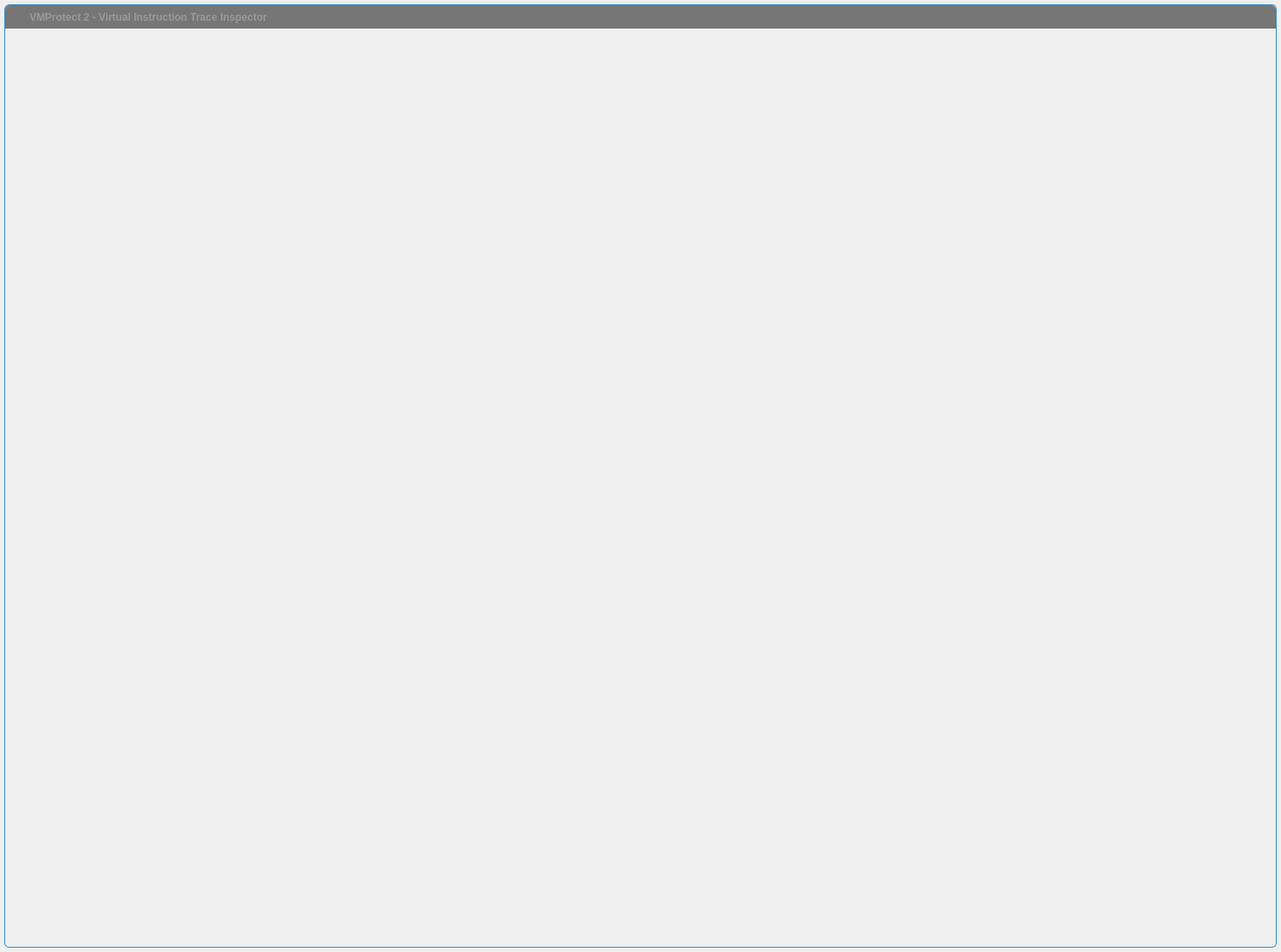
<?xml version="1.0" encoding="UTF-8"?>
<ui version="4.0">
 <class>FramelessWindow</class>
 <widget class="QWidget" name="FramelessWindow">
  <property name="geometry">
   <rect>
    <x>0</x>
    <y>0</y>
    <width>1479</width>
    <height>1099</height>
   </rect>
  </property>
  <property name="windowTitle">
   <string/>
  </property>
  <property name="autoFillBackground">
   <bool>false</bool>
  </property>
  <layout class="QVBoxLayout" name="verticalLayout_2">
   <property name="spacing">
    <number>0</number>
   </property>
   <property name="leftMargin">
    <number>5</number>
   </property>
   <property name="topMargin">
    <number>5</number>
   </property>
   <property name="rightMargin">
    <number>5</number>
   </property>
   <property name="bottomMargin">
    <number>5</number>
   </property>
   <item>
    <widget class="QWidget" name="windowFrame" native="true">
     <property name="autoFillBackground">
      <bool>false</bool>
     </property>
     <property name="styleSheet">
      <string notr="true">#windowFrame{border:1px solid palette(highlight); border-radius:5px 5px 5px 5px; background-color:palette(Window);}</string>
     </property>
     <layout class="QVBoxLayout" name="verticalLayout">
      <property name="spacing">
       <number>0</number>
      </property>
      <property name="leftMargin">
       <number>1</number>
      </property>
      <property name="topMargin">
       <number>1</number>
      </property>
      <property name="rightMargin">
       <number>1</number>
      </property>
      <property name="bottomMargin">
       <number>1</number>
      </property>
      <item>
       <widget class="WindowDragger" name="windowTitlebar" native="true">
        <property name="sizePolicy">
         <sizepolicy hsizetype="Preferred" vsizetype="Fixed">
          <horstretch>0</horstretch>
          <verstretch>0</verstretch>
         </sizepolicy>
        </property>
        <property name="minimumSize">
         <size>
          <width>0</width>
          <height>0</height>
         </size>
        </property>
        <property name="autoFillBackground">
         <bool>false</bool>
        </property>
        <property name="styleSheet">
         <string notr="true">#windowTitlebar{border: 0px none palette(base); border-top-left-radius:5px; border-top-right-radius:5px; background-color:palette(shadow); height:20px;}</string>
        </property>
        <layout class="QHBoxLayout" name="horizontalLayout" stretch="0,0,0,0,0,0,0">
         <property name="spacing">
          <number>0</number>
         </property>
         <property name="leftMargin">
          <number>0</number>
         </property>
         <property name="topMargin">
          <number>0</number>
         </property>
         <property name="rightMargin">
          <number>0</number>
         </property>
         <property name="bottomMargin">
          <number>0</number>
         </property>
         <item>
          <widget class="QLabel" name="spacer">
           <property name="minimumSize">
            <size>
             <width>4</width>
             <height>0</height>
            </size>
           </property>
           <property name="maximumSize">
            <size>
             <width>4</width>
             <height>16777215</height>
            </size>
           </property>
          </widget>
         </item>
         <item>
          <widget class="QLabel" name="icon">
           <property name="minimumSize">
            <size>
             <width>16</width>
             <height>16</height>
            </size>
           </property>
           <property name="maximumSize">
            <size>
             <width>16</width>
             <height>16</height>
            </size>
           </property>
           <property name="contextMenuPolicy">
            <enum>Qt::NoContextMenu</enum>
           </property>
           <property name="styleSheet">
            <string notr="true">#icon {background-color:palette(shadow);}</string>
           </property>
          </widget>
         </item>
         <item>
          <widget class="QLabel" name="titleText">
           <property name="font">
            <font>
             <weight>75</weight>
             <bold>true</bold>
            </font>
           </property>
           <property name="styleSheet">
            <string notr="true">  padding-left:5px;
  color:rgb(153,153,153);</string>
           </property>
           <property name="text">
            <string>VMProtect 2 - Virtual Instruction Trace Inspector</string>
           </property>
           <property name="alignment">
            <set>Qt::AlignLeading|Qt::AlignLeft|Qt::AlignVCenter</set>
           </property>
          </widget>
         </item>
         <item>
          <widget class="QToolButton" name="minimizeButton">
           <property name="font">
            <font>
             <weight>75</weight>
             <bold>true</bold>
            </font>
           </property>
           <property name="styleSheet">
            <string notr="true">#minimizeButton{
  background-color:none;
  border:none;
  width:16px;
  height:16px;
  padding:4px;
  image:url(:/images/icon_window_minimize.png);
}
#minimizeButton:hover{
  background-color:palette(alternate-base);
}
#minimizeButton:pressed{
  background-color:palette(highlight);
}</string>
           </property>
           <property name="text">
            <string/>
           </property>
          </widget>
         </item>
         <item>
          <widget class="QToolButton" name="restoreButton">
           <property name="styleSheet">
            <string notr="true">#restoreButton{
  background-color:none;
  border:none;
  width:16px;
  height:16px;
  padding:4px;
  image:url(:/images/icon_window_restore.png);
}
#restoreButton:hover{
  background-color:palette(alternate-base);
}
#restoreButton:pressed{
  background-color:palette(highlight);
}</string>
           </property>
           <property name="text">
            <string/>
           </property>
          </widget>
         </item>
         <item>
          <widget class="QToolButton" name="maximizeButton">
           <property name="styleSheet">
            <string notr="true">#maximizeButton{
  background-color:none;
  border:none;
  width:16px;
  height:16px;
  padding:4px;
  image:url(:/images/icon_window_maximize.png);
}
#maximizeButton:hover{
  background-color:palette(alternate-base);
}
##maximizeButton:pressed{
  background-color:palette(highlight);
}</string>
           </property>
           <property name="text">
            <string/>
           </property>
          </widget>
         </item>
         <item>
          <widget class="QToolButton" name="closeButton">
           <property name="font">
            <font>
             <weight>75</weight>
             <bold>true</bold>
            </font>
           </property>
           <property name="styleSheet">
            <string notr="true">#closeButton{
  background-color:none;
  border:none;
  width:16px;
  height:16px;
  padding:4px;
  image:url(:/images/icon_window_close.png);
  border-top-right-radius: 5px;
}
#closeButton:hover{
  background-color:palette(alternate-base);
}
##closeButton:pressed{
  background-color:palette(highlight);
}</string>
           </property>
          </widget>
         </item>
        </layout>
       </widget>
      </item>
      <item>
       <widget class="QWidget" name="windowContent" native="true">
        <property name="autoFillBackground">
         <bool>false</bool>
        </property>
        <property name="styleSheet">
         <string notr="true">#windowContent{
  border: 0px none palette(base);
  border-radius:0px 0px 5px 5px;
}</string>
        </property>
        <layout class="QVBoxLayout" name="verticalLayout_3">
         <property name="spacing">
          <number>0</number>
         </property>
         <property name="leftMargin">
          <number>0</number>
         </property>
         <property name="topMargin">
          <number>0</number>
         </property>
         <property name="rightMargin">
          <number>0</number>
         </property>
         <property name="bottomMargin">
          <number>0</number>
         </property>
        </layout>
       </widget>
      </item>
     </layout>
    </widget>
   </item>
  </layout>
 </widget>
 <layoutdefault spacing="6" margin="11"/>
 <customwidgets>
  <customwidget>
   <class>WindowDragger</class>
   <extends>QWidget</extends>
   <header>windowdragger.h</header>
   <container>1</container>
  </customwidget>
 </customwidgets>
 <resources/>
 <connections/>
</ui>
